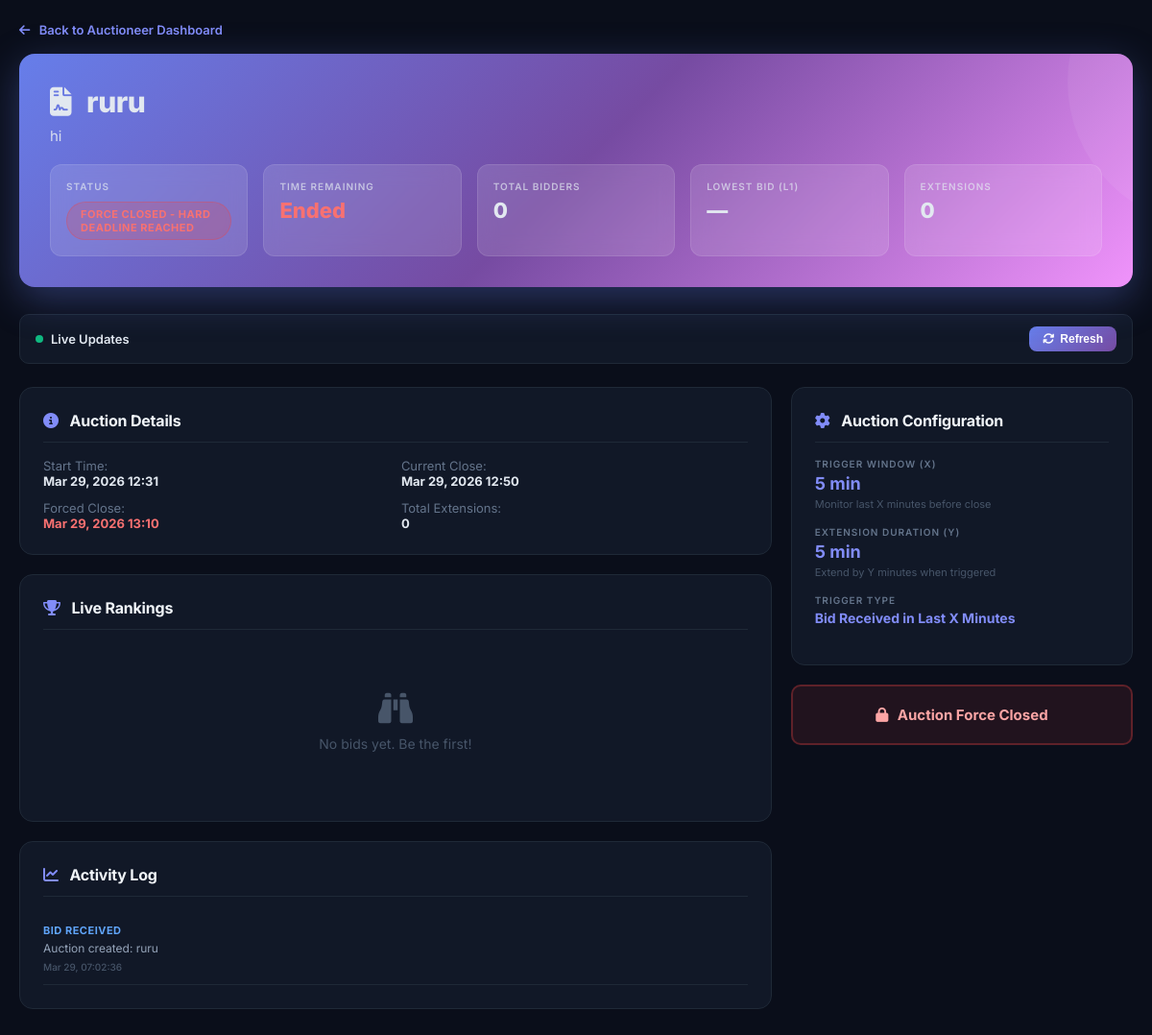
The page /auctioneer/auctions/2/ (signed in) on the database its author committed.
### auctions/models.py (models this page shows, shortened)
class Auction(models.Model):
    STATUS_CHOICES = [
        ('SCHEDULED', 'Scheduled - Not Yet Started'),
        ('ACTIVE', 'Active - Bidding Open'),
        ('CLOSED', 'Closed - Bidding Ended'),
        ('FORCE_CLOSED', 'Force Closed - Hard Deadline Reached'),
    ]
    created_by = models.ForeignKey(
        User, on_delete=models.CASCADE,
        related_name='auctions_created', null=True, blank=True
    )
    name = models.CharField(max_length=255, help_text="RFQ Name / Reference ID")
    description = models.TextField(blank=True, help_text="RFQ Description")
    bid_start_time = models.DateTimeField(
        help_text="Bid Start Date & Time (Asia/Kolkata timezone - IST, UTC+5:30)"
    )
    bid_close_time = models.DateTimeField(
        help_text="Bid Close Date & Time (Asia/Kolkata timezone - IST, UTC+5:30)"
    )
    forced_close_time = models.DateTimeField(
        help_text="Forced Bid Close Date & Time (must be > Bid Close Time) - IST timezone"
    )
    current_close_time = models.DateTimeField(
        null=True, blank=True,
        help_text="Current effective close time (with extensions) - IST timezone"
    )
    config = models.ForeignKey(
        AuctionConfig, on_delete=models.SET_NULL,
        null=True, related_name='auctions'
    )
    status = models.CharField(max_length=20, choices=STATUS_CHOICES, default='SCHEDULED')
    total_extensions = models.PositiveIntegerField(
        default=0, help_text="Total number of times auction was extended"
    )
    created_at = models.DateTimeField(auto_now_add=True)
    updated_at = models.DateTimeField(auto_now=True)
    class Meta:
        ordering = ['-created_at']
        verbose_name_plural = "Auctions"
        indexes = [
            models.Index(fields=['status', 'bid_start_time']),
            models.Index(fields=['status', 'current_close_time']),
            models.Index(fields=['status', 'forced_close_time']),
            models.Index(fields=['created_by', 'status']),
            models.Index(fields=['bid_close_time']),
            models.Index(fields=['forced_close_time']),
        ]
    def get_effective_close_time(self):
        return self.current_close_time or self.bid_close_time
    @transaction.atomic
    def update_status(self):
        now = timezone.now()
        auction_locked = Auction.objects.select_for_update().get(id=self.id)
        new_status = auction_locked.status
        if now >= auction_locked.forced_close_time:
            new_status = 'FORCE_CLOSED'
        elif now >= auction_locked.get_effective_close_time():
            new_status = 'CLOSED'
        elif now >= auction_locked.bid_start_time:
            new_status = 'ACTIVE'
        else:
            new_status = 'SCHEDULED'
        if new_status != auction_locked.status:
            auction_locked.status = new_status
            auction_locked.save(update_fields=['status', 'updated_at'])
            logger.info(f'✓ Auction {auction_locked.id} status: {auction_locked.status} → {new_status}')
            self.status = new_status
            self.updated_at = auction_locked.updated_at
    def _get_latest_bids_per_bidder(self):
        from django.db.models import Max, OuterRef, Subquery
        latest_submitted = Bid.objects.filter(
            auction=self,
            bidder=OuterRef('bidder')
        ).order_by('-submitted_at').values('id')[:1]
        latest_bids = Bid.objects.filter(
            auction=self,
            id__in=Subquery(latest_submitted)
        ).select_related('bidder')
        return list(latest_bids.order_by('-submitted_at'))
    def get_all_bids_ranked(self):
        cache_key = f'auction_{self.id}_rankings'
        rankings = cache.get(cache_key)
        if rankings is None:
            latest_bids = self._get_latest_bids_per_bidder()
            rankings = sorted(latest_bids, key=lambda b: (b.total_cost, b.submitted_at))
            cache.set(cache_key, rankings, timeout=5)  # 5 second TTL
        return rankings

class AuctionEvent(models.Model):
    EVENT_CHOICES = [
        ('AUCTION_CREATED', 'Auction Created'),
        ('BID_RECEIVED', 'Bid Received'),
        ('BID_REVISED', 'Bid Revised'),
        ('RANK_CHANGED', 'Rank Changed'),
        ('L1_CHANGED', 'L1 (Lowest Bidder) Changed'),
        ('EXTENDED', 'Auction Extended'),
        ('CLOSED', 'Auction Closed'),
        ('FORCE_CLOSED', 'Force Closed'),
    ]
    auction = models.ForeignKey(Auction, on_delete=models.CASCADE, related_name='events')
    event_type = models.CharField(max_length=20, choices=EVENT_CHOICES, help_text="Type of event")
    description = models.TextField(help_text="Detailed event description")
    bidder = models.ForeignKey(
        User, on_delete=models.SET_NULL, null=True, blank=True,
        related_name='events', help_text="Bidder involved (if applicable)"
    )
    extension_reason = models.CharField(max_length=255, blank=True, help_text="Reason for extension trigger")
    created_at = models.DateTimeField(auto_now_add=True)
    class Meta:
        ordering = ['-created_at']
        verbose_name_plural = "Auction Events"

class AuctionConfig(models.Model):
    TRIGGER_CHOICES = [
        ('BID_RECEIVED', 'Bid Received in Last X Minutes'),
        ('RANK_CHANGE', 'Any Supplier Rank Change in Last X Minutes'),
        ('L1_CHANGE', 'Lowest Bidder (L1) Rank Change'),
    ]
    trigger_window_x = models.PositiveIntegerField(
        default=10,
        help_text="Trigger Window X: Minutes before close to monitor for bidding activity"
    )
    extension_duration_y = models.PositiveIntegerField(
        default=5,
        help_text="Extension Duration Y: Minutes to extend auction when triggered"
    )
    trigger_type = models.CharField(
        max_length=20,
        choices=TRIGGER_CHOICES,
        default='BID_RECEIVED',
        help_text="Type of activity that triggers extension"
    )
    created_at = models.DateTimeField(auto_now_add=True)
    updated_at = models.DateTimeField(auto_now=True)
    class Meta:
        verbose_name_plural = "Auction Configs"

### auctions/views.py (the view)
# urls.py: path('auctioneer/auctions/<int:auction_id>/', views.auction_detail, name='auction_detail'),
@login_required
def auction_detail(request, auction_id):
    if not request.user.groups.filter(name='Auctioneer').exists():
        return redirect('landing')
    auction = get_object_or_404(Auction, id=auction_id)
    auction.update_status()
    bids = auction.get_all_bids_ranked()
    events = auction.events.all().order_by('-created_at')[:50]
    return render(request, 'auction_detail_live.html', {
        'auction': auction,
        'bids': bids,
        'events': events,
        'my_bid': None,
        'user_role': 'auctioneer',
    })

### auctions/templates/auction_detail_live.html (shortened to what this page needs)
<!DOCTYPE html>
<html lang="en">
<head>
    <link rel="stylesheet" href="https://cdnjs.cloudflare.com/ajax/libs/font-awesome/6.5.1/css/all.min.css">
</head>
<body>
    <div class="container">
        <div class="back-link">
            {% if user_role == 'bidder' %}
            <a href="{% url 'bidder_dashboard' %}"><i class="fas fa-arrow-left"></i> Back to Bidder Dashboard</a>
            {% else %}
            <a href="{% url 'auctioneer_dashboard' %}"><i class="fas fa-arrow-left"></i> Back to Auctioneer Dashboard</a>
            {% endif %}
        </div>
        <div class="header">
            <h1><i class="fas fa-file-contract"></i> {{ auction.name|default:"Auction" }}</h1>
            <p>{{ auction.description|default:"No description" }}</p>
            <div class="header-info">
                <div class="header-info-item">
                    <strong>Status</strong>
                    <div class="value" id="auctionStatus">
                        <span class="status-badge {% if auction.status == 'ACTIVE' %}status-active{% else %}status-closed{% endif %}">
                            <span id="statusText">{{ auction.get_status_display }}</span>
                        </span>
                    </div>
                </div>
                <div class="header-info-item">
                    <strong>Time Remaining</strong>
                    <div class="value" id="timeRemaining">Loading...</div>
                </div>
                <div class="header-info-item">
                    <strong>Total Bidders</strong>
                    <div class="value" id="bidCount">{{ bids|length }}</div>
                </div>
                <div class="header-info-item">
                    <strong>Lowest Bid (L1)</strong>
                    <div class="value" id="lowestBid">{% if bids %}₹{{ bids.0.total_cost }}{% else %}—{% endif %}</div>
                </div>
                <div class="header-info-item">
                    <strong>Extensions</strong>
                    <div class="value" id="extensionCount">{{ auction.total_extensions }}</div>
                </div>
            </div>
        </div>
        <div class="controls">
            <div class="controls-left">
                <span class="live-dot"></span>
                <span>Live Updates</span>
            </div>
            <button class="btn btn-sm" id="refreshBtn" onclick="refreshAuctionData()"><i class="fas fa-arrows-rotate"></i> Refresh</button>
        </div>
        <div class="layout">
            <div>
                <div class="card">
                    <h2><i class="fas fa-info-circle"></i> Auction Details</h2>
                    <div style="display: grid; grid-template-columns: 1fr 1fr; gap: 12px; font-size: 13px;">
                        <div><span style="color: #64748b;">Start Time:</span><br><strong>{{ auction.bid_start_time|date:"M d, Y H:i" }}</strong></div>
                        <div><span style="color: #64748b;">Current Close:</span><br><strong id="detailCloseTime">{{ auction.get_effective_close_time|date:"M d, Y H:i" }}</strong></div>
                        <div><span style="color: #64748b;">Forced Close:</span><br><strong style="color: #f87171;">{{ auction.forced_close_time|date:"M d, Y H:i" }}</strong></div>
                        <div><span style="color: #64748b;">Total Extensions:</span><br><strong id="detailExtensions">{{ auction.total_extensions }}</strong></div>
                    </div>
                </div>
                <div class="card">
                    <h2><i class="fas fa-trophy"></i> Live Rankings</h2>
                    <div id="rankingsContainer">
                        {% if bids %}
                        <div style="overflow-x: auto;">
                        <table>
                            <thead>
                                <tr>
                                    <th>Rank</th>
                                    <th>Bidder</th>
                                    <th>Carrier</th>
                                    <th>Total Cost</th>
                                    <th>Base Price</th>
                                    <th>Freight</th>
                                    <th>Origin</th>
                                    <th>Destination</th>
                                    <th>Transit</th>
                                    <th>Validity</th>
                                </tr>
                            </thead>
                            <tbody id="bidsList">
                                {% for bid in bids %}
                                <tr {% if my_bid and my_bid.bidder_id == bid.bidder_id %}class="my-bid"{% endif %}>
                                    <td>
                                        <span class="rank-badge {% if forloop.counter == 1 %}rank-l1{% elif forloop.counter == 2 %}rank-l2{% elif forloop.counter == 3 %}rank-l3{% else %}rank-default{% endif %}">
                                            L{{ forloop.counter }}
                                        </span>
                                    </td>
                                    <td>{{ bid.bidder.username }}</td>
                                    <td>{{ bid.carrier_name|default:"N/A" }}</td>
                                    <td><span class="highlight-total">₹{{ bid.total_cost }}</span></td>
                                    <td class="charge-dim">₹{{ bid.price }}</td>
                                    <td class="charge-dim">₹{{ bid.freight_charges }}</td>
                                    <td class="charge-dim">₹{{ bid.origin_charges }}</td>
                                    <td class="charge-dim">₹{{ bid.destination_charges }}</td>
                                    <td>{{ bid.transit_time_days }}d</td>
                                    <td>{{ bid.quote_validity_days }}d</td>
                                </tr>
                                {% endfor %}
                            </tbody>
                        </table>
                        </div>
                        {% else %}
                        <div class="empty-state">
                            <i class="fas fa-binoculars"></i>
                            <p>No bids yet. Be the first!</p>
                        </div>
                        {% endif %}
                    </div>
                </div>
                <div class="card">
                    <h2><i class="fas fa-chart-line"></i> Activity Log</h2>
                    <div id="activityLog" style="max-height: 400px; overflow-y: auto;">
                        {% for event in events %}
                        <div class="event-item">
                            <div class="event-type event-type-{{ event.event_type }}">{{ event.get_event_type_display }}</div>
                            <div class="event-desc">{{ event.description }}</div>
                            <div class="event-time">{{ event.created_at|date:"M d, H:i:s" }}</div>
                        </div>
                        {% empty %}
                        <div class="empty-state" style="padding: 24px;"><p>No activity yet</p></div>
                        {% endfor %}
                    </div>
                </div>
            </div>
            <div>
                <div class="card">
                    <h2><i class="fas fa-cog"></i> Auction Configuration</h2>
                    {% if auction.config %}
                    <div class="config-item">
                        <div class="config-label">Trigger Window (X)</div>
                        <div class="config-value">{{ auction.config.trigger_window_x }} min</div>
                        <div style="font-size: 11px; color: #475569; margin-top: 4px;">Monitor last X minutes before close</div>
                    </div>
                    <div class="config-item">
                        <div class="config-label">Extension Duration (Y)</div>
                        <div class="config-value">{{ auction.config.extension_duration_y }} min</div>
                        <div style="font-size: 11px; color: #475569; margin-top: 4px;">Extend by Y minutes when triggered</div>
                    </div>
                    <div class="config-item">
                        <div class="config-label">Trigger Type</div>
                        <div class="config-value" style="font-size: 14px;">{{ auction.config.get_trigger_type_display|default:"Not set" }}</div>
                    </div>
                    {% else %}
                    <p style="color: #475569;">No configuration set</p>
                    {% endif %}
                </div>
                {% if auction.status == 'CLOSED' or auction.status == 'FORCE_CLOSED' %}
                <div class="closed-banner" style="margin-top: 16px;">
                    {% if auction.status == 'FORCE_CLOSED' %}<i class="fas fa-lock"></i> Auction Force Closed{% else %}<i class="fas fa-check-circle"></i> Auction Ended{% endif %}
                </div>
                {% endif %}
            </div>
        </div>
    </div>
</body>
</html>

### rows shown on the page
Auction: name "ruru", description "hi", status "FORCE CLOSED - HARD DEADLINE REACHED", total_extensions "0", bid_start_time "Mar 29, 2026 12:31", get_effective_close_time "Mar 29, 2026 12:50", forced_close_time "Mar 29, 2026 13:10", config.trigger_window_x "5", config.extension_duration_y "5", config.trigger_type "Bid Received in Last X Minutes"
AuctionEvent: event_type "BID RECEIVED", description "Auction created: ruru", created_at "Mar 29, 07:02:36"

### other values the page prints
{{ bids|length }} "0"
